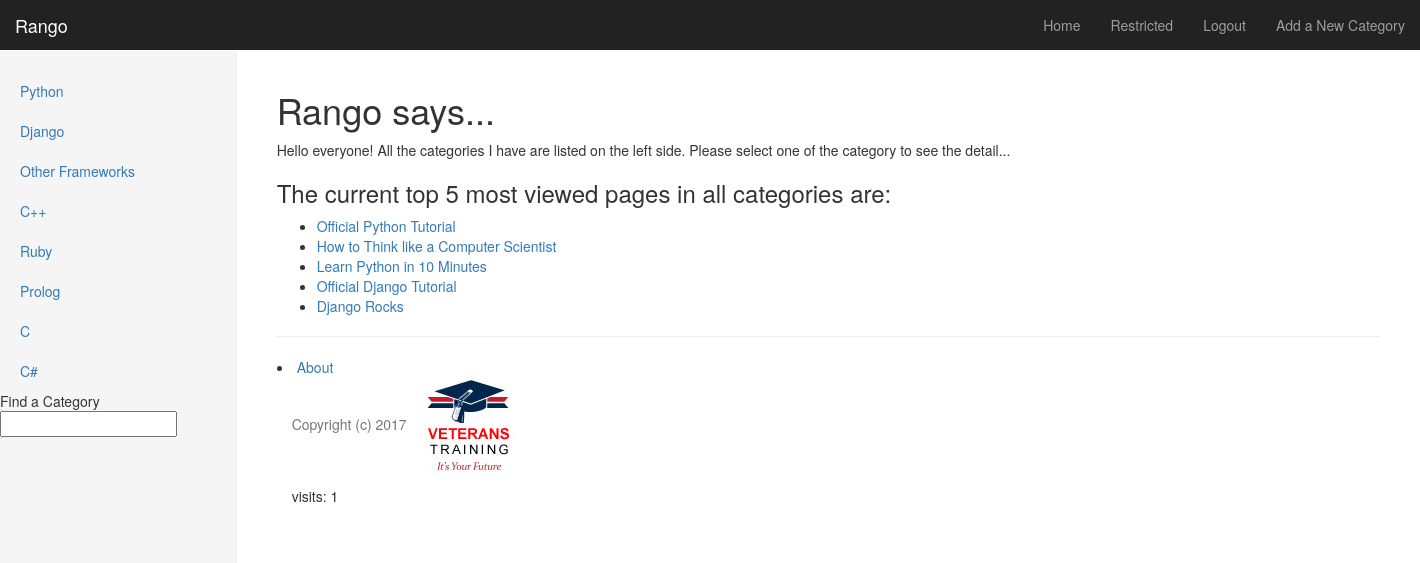
The app's page /rango/ (signed in) with its own data.
### rango/models.py (models this page shows, shortened)
class Category(models.Model):
    name = models.CharField(max_length=128, unique=True)
    view = models.IntegerField(default=0)
    likes = models.IntegerField(default=0)
    slug = models.SlugField()

class Page(models.Model):
    category = models.ForeignKey(Category)
    title = models.CharField(max_length=128)
    url = models.URLField()
    views = models.IntegerField(default=0)

### rango/views.py (the view)
def index(request):
    category_list = Category.objects.order_by('-likes')[:5]
    page_list = Page.objects.order_by('-views')[:5]
    context_dict = {'categories': category_list, 'pages': page_list}
    visits = request.session.get('visits')
    if not visits:
        visits = 1
    reset_last_visit_time = False
    last_visit = request.session.get('last_visit')
    if last_visit:
        last_visit_time = datetime.strptime(last_visit[:-7], "%Y-%m-%d %H:%M:%S")
        if (datetime.now() - last_visit_time).seconds > 0:
            visits = visits + 1
            reset_last_visit_time = True
    else:
        reset_last_visit_time = True
    if reset_last_visit_time:
        request.session['last_visit'] = str(datetime.now())
        request.session['visits'] = visits
    context_dict['visits'] = visits
    response = render(request,'rango/index.html', context_dict)
    return response

### rango/templatetags/rango_extras.py (called while the page is built)
@register.inclusion_tag('rango/cats.html')
def get_category_list(cat=None):
    return {'cats': Category.objects.all(), 'act_cat': cat}

### templates/rango/index.html (shortened to what this page needs)
{% extends 'rango/base.html' %}
{% load staticfiles %}
{% block body_block %}
	<h1>Rango says...</h1>
	Hello everyone! All the categories I have are listed on the left side. Please select one of the category to see the detail...<strong>{{ boldmessage }}</strong><br />
	<div>
		<h3>The current top 5 most viewed pages in all categories are:</h3>
	 	{% if pages %}
	       	<ul>
	        	{% for page in pages %}
	            	<li><a href="{{ page.url }}">{{ page.title }}</a></li>
	           	{% endfor %}
	        </ul>
		{% else %}
	    	<strong>No pages currently in category.</strong>
	    {% endif %}
	</div>
{% endblock %}
{% block footer %}
<p> visits: {{ visits }}</p>
{% endblock %}

### templates/rango/cats.html
{% if cats %}
    <ul class="nav nav-sidebar">
    {% for c in cats %}
    	{% if c == act_cat %}
    		<li  class="active">
    	{% else  %}
    		<li>
    	{% endif %}
        <a href="{% url 'category'  c.slug %}">{{ c.name }}</a></li>
    {% endfor %}
{% else %}
    <li> <strong >There are no category present.</strong></li>
    </ul>
{% endif %}

### records on screen
Category: name "Python"
Category: name "Django"
Category: name "Other Frameworks"
Category: name "C++"
Category: name "Ruby"
Category: name "Prolog"
Category: name "C"
Category: name "C#"
Page: title "Official Python Tutorial"
Page: title "How to Think like a Computer Scientist"
Page: title "Learn Python in 10 Minutes"
Page: title "Official Django Tutorial"
Page: title "Django Rocks"

### other values on screen
{{ visits }} "1"
